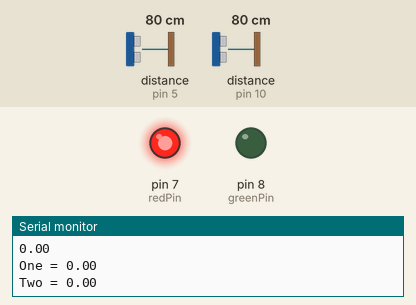
The sketch below on a simulated Arduino Uno, built with avr-gcc and run on an emulated ATmega328P. Parts: output pins drawn as LEDs (lit = HIGH), the last lines printed to the serial monitor. Inputs (shaded band) come from the test bench; at power-on: distance to the obstacle (sensors on pin 5, pin 10) 80 cm. The echo pulse lasts 58.3 µs per cm.

Above: at 1.3 s.
1.4 s: distance to the obstacle (sensor on pin 5) set to 2 cm
3.0 s: distance to the obstacle (sensor on pin 10) set to 54 cm
4.7 s: distance to the obstacle (sensor on pin 10) set to 46 cm
At 6.2 s:
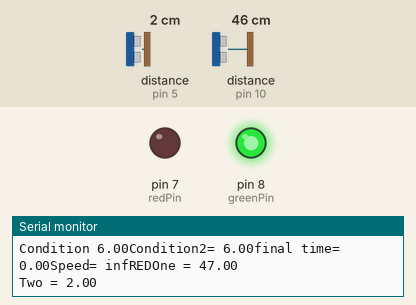
7.1 s: distance to the obstacle (sensor on pin 10) set to 60 cm
At 7.4 s:
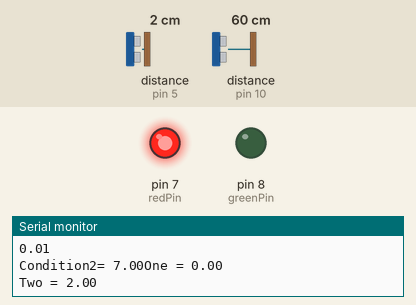
Timing chart, 0 to 9.6 s (numbered marks = the images above; inputs shaded):
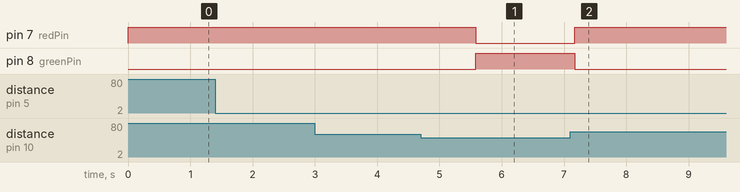

Measured:
- the behaviour switches between 51 and 50 cm on distance to the obstacle (sensor on pin 10) (found by bisection; images 0 and 1)
- after the input at 4.7 s, pin 7 (redPin): HIGH → LOW after 0.88 s; pin 8 (greenPin): LOW → HIGH after 0.88 s
- after the input at 7.1 s, pin 7 (redPin): LOW → HIGH after 0.07 s; pin 8 (greenPin): HIGH → LOW after 0.07 s

The sketch:

speedLimit.ino
```cpp
//adding the new ping library
#include <NewPing.h>

//defining the trig pin on the first sensor
#define trigPin 11

//defining the echo pin in the first sensor
#define echoPin 10

//defining the trig pin for the second sensor
#define trigPin2 4

//defining the echo pin for the second
#define echoPin2 5

//defining the red led pin
#define redPin 7

//defining the green led pin
#define greenPin 8

//setting a constant variable to 50 cm
#define MAX_DISTANCE 50

//sensor position indicator
uint8_t currentSensor = 0;

//defining the time variables
unsigned int tm, tm1;

//creating an instance of the class NewPing as ping
NewPing pingg = NewPing(trigPin2, echoPin2, MAX_DISTANCE);

//creating another instance of the class New ping as sonar
NewPing sonar = NewPing(trigPin, echoPin, MAX_DISTANCE);


void setup() {
  //code runs once:

  //setting the baud rate to 9600
  Serial.begin(9600);

  //light strip pin modes
  pinMode(greenPin, OUTPUT);
  pinMode(redPin, OUTPUT);
}
 //declaring the variables as double
double one, two = 0, spd, tim, tim2, ftm;

void loop() {
  // put your main code here, to run repeatedly:

  //turns off the red led
  digitalWrite(redPin, 255);

  //turns ont the green led
  digitalWrite(greenPin, 0);

  //the distance conversion from the second sensor
  two = pingg.ping_cm();

  //the distance conversion from the first sensor
  one = sonar.ping_cm();

  //setting a timer and converting it to seconds
  tm = millis() / 1000.0;

  //displaying the timer in serial monitor
  Serial.println(tm / 1000.0);

  //if the first sensor picks a movement and the previous value in its time variable is 0
  if (one > 0 && tim == 0) {
    //set the time at which the sensor picks a movement
    tim = tm;

    //display the tm value in the serial monitor
    Serial.print("Condition ");
    Serial.print(tim);
  }

  //if the second sensor picks a movement and the previous value in its time variable is 0
  if (two > 0 && tim2 == 0) {
    //set the time at which the sensor picks a movement
    tim2 = tm;

    //display the tm2 value in the serial monitor
    Serial.print("Condition2= ");
    Serial.print(tim2);
  }

  //if the two time varibles are not 0 then compute the speed
  if (tim > 0 && tim2 > 0) {
    //get the absolute value of the difference in the two time variables
    ftm = abs(tim2 - tim);

    //compute the speed given the distance between the two sensors are known to be 100m
    spd = 100.0 / ftm;

    //display the values in the serial monitor
    Serial.print("final time= ");
    Serial.print(ftm);
    Serial.print("Speed= ");
    Serial.print(spd);


    //if the speed is above 50m/sec then turn on the red led
    if (spd > 50.0) {
      // This is where the LED On/Off happens
      // When the Red condition is met, the Green LED should turn off
      Serial.print("RED");

      //turn off the green LED
      digitalWrite(greenPin, 255);

      //turn on the red LED
      digitalWrite(redPin, 0);
    }

    //if there is no movement turn of the leds
    else if (spd == 0) {
      //turn of the green LED
      digitalWrite(greenPin, 255);

      //turn off the red LED
      digitalWrite(redPin, 255);
    } else {
      //turn on the green LED
      digitalWrite(greenPin, 0);

      //turn off the red LED
      digitalWrite(redPin, 255);
    }
  }

  //the speed variable still has the value that is not 0 then set all its parameters to 0
  if (spd > 0) {
    //set the speed variable to 0
    spd = 0;
    //set time variables to 0
    tim = 0;
    tim2 = 0;
  }

  //display the values
  Serial.print("One = ");
  Serial.println(one);
  Serial.print("Two = ");
  Serial.println(two);

  //delay the program for 0.5 seconds
  delay(500);
}
```
